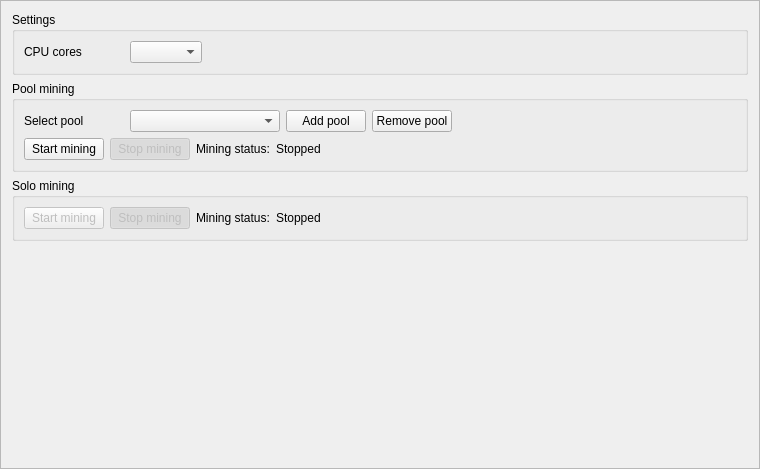
<?xml version="1.0" encoding="UTF-8"?>
<ui version="4.0">
  <class>MiningFrame</class>
  <widget class="QFrame" name="MiningFrame">
    <property name="geometry">
      <rect>
        <x>0</x>
        <y>0</y>
        <width>760</width>
        <height>469</height>
      </rect>
    </property>
    <property name="windowTitle">
      <string>Frame</string>
    </property>
    <property name="frameShape">
      <enum>QFrame::StyledPanel</enum>
    </property>
    <property name="frameShadow">
      <enum>QFrame::Raised</enum>
    </property>
    <layout class="QGridLayout" name="gridLayout_6">
      <item row="3" column="0">
        <spacer name="verticalSpacer_4">
          <property name="orientation">
            <enum>Qt::Vertical</enum>
          </property>
          <property name="sizeHint" stdset="0">
            <size>
              <width>20</width>
              <height>40</height>
            </size>
          </property>
        </spacer>
      </item>
      <item row="1" column="0">
        <widget class="QGroupBox" name="groupBox">
          <property name="title">
            <string>Pool mining</string>
          </property>
          <layout class="QGridLayout" name="gridLayout_3">
            <item row="0" column="1">
              <widget class="QComboBox" name="m_poolCombo">
                <property name="minimumSize">
                  <size>
                    <width>150</width>
                    <height>0</height>
                  </size>
                </property>
                <property name="editable">
                  <bool>false</bool>
                </property>
              </widget>
            </item>
            <item row="0" column="4">
              <spacer name="horizontalSpacer_5">
                <property name="orientation">
                  <enum>Qt::Horizontal</enum>
                </property>
                <property name="sizeHint" stdset="0">
                  <size>
                    <width>422</width>
                    <height>20</height>
                  </size>
                </property>
              </spacer>
            </item>
            <item row="0" column="2">
              <widget class="QPushButton" name="m_addPoolButton">
                <property name="text">
                  <string>Add pool</string>
                </property>
                <property name="icon">
                  <iconset resource="../../resources.qrc">
                    <normaloff>:/icons/add</normaloff>:/icons/add
                  </iconset>
                </property>
              </widget>
            </item>
            <item row="0" column="0">
              <widget class="QLabel" name="label">
                <property name="minimumSize">
                  <size>
                    <width>100</width>
                    <height>0</height>
                  </size>
                </property>
                <property name="text">
                  <string>Select pool</string>
                </property>
              </widget>
            </item>
            <item row="1" column="0" colspan="5">
              <layout class="QGridLayout" name="gridLayout_2">
                <item row="0" column="4">
                  <spacer name="horizontalSpacer">
                    <property name="orientation">
                      <enum>Qt::Horizontal</enum>
                    </property>
                    <property name="sizeHint" stdset="0">
                      <size>
                        <width>40</width>
                        <height>20</height>
                      </size>
                    </property>
                  </spacer>
                </item>
                <item row="0" column="0">
                  <widget class="QPushButton" name="m_startButton">
                    <property name="text">
                      <string>Start mining</string>
                    </property>
                    <property name="checkable">
                      <bool>true</bool>
                    </property>
                    <attribute name="buttonGroup">
                      <string notr="true">m_miningButtonGroup</string>
                    </attribute>
                  </widget>
                </item>
                <item row="0" column="1">
                  <widget class="QPushButton" name="m_stopButton">
                    <property name="enabled">
                      <bool>false</bool>
                    </property>
                    <property name="text">
                      <string>Stop mining</string>
                    </property>
                    <property name="checkable">
                      <bool>true</bool>
                    </property>
                    <property name="checked">
                      <bool>true</bool>
                    </property>
                    <attribute name="buttonGroup">
                      <string notr="true">m_miningButtonGroup</string>
                    </attribute>
                  </widget>
                </item>
                <item row="0" column="3">
                  <widget class="QLabel" name="m_poolLabel">
                    <property name="text">
                      <string>Stopped</string>
                    </property>
                  </widget>
                </item>
                <item row="0" column="2">
                  <widget class="QLabel" name="label_3">
                    <property name="text">
                      <string>Mining status:</string>
                    </property>
                  </widget>
                </item>
              </layout>
            </item>
            <item row="0" column="3">
              <widget class="QPushButton" name="m_delPoolButton">
                <property name="text">
                  <string>Remove pool</string>
                </property>
                <property name="icon">
                  <iconset resource="../../resources.qrc">
                    <normaloff>:/icons/remove</normaloff>:/icons/remove
                  </iconset>
                </property>
              </widget>
            </item>
          </layout>
          <zorder>m_poolCombo</zorder>
          <zorder>label</zorder>
          <zorder>m_addPoolButton</zorder>
          <zorder>m_delPoolButton</zorder>
        </widget>
      </item>
      <item row="0" column="0">
        <widget class="QGroupBox" name="groupBox_3">
          <property name="title">
            <string>Settings</string>
          </property>
          <layout class="QGridLayout" name="gridLayout">
            <item row="0" column="0">
              <widget class="QLabel" name="label_2">
                <property name="minimumSize">
                  <size>
                    <width>100</width>
                    <height>0</height>
                  </size>
                </property>
                <property name="text">
                  <string>CPU cores</string>
                </property>
              </widget>
            </item>
            <item row="0" column="1">
              <widget class="QComboBox" name="m_cpuCombo"/>
            </item>
            <item row="0" column="2">
              <spacer name="horizontalSpacer_3">
                <property name="orientation">
                  <enum>Qt::Horizontal</enum>
                </property>
                <property name="sizeHint" stdset="0">
                  <size>
                    <width>587</width>
                    <height>20</height>
                  </size>
                </property>
              </spacer>
            </item>
          </layout>
        </widget>
      </item>
      <item row="2" column="0">
        <widget class="QGroupBox" name="groupBox_2">
          <property name="minimumSize">
            <size>
              <width>0</width>
              <height>0</height>
            </size>
          </property>
          <property name="title">
            <string>Solo mining</string>
          </property>
          <layout class="QGridLayout" name="gridLayout_4">
            <item row="0" column="4">
              <spacer name="horizontalSpacer_2">
                <property name="orientation">
                  <enum>Qt::Horizontal</enum>
                </property>
                <property name="sizeHint" stdset="0">
                  <size>
                    <width>555</width>
                    <height>20</height>
                  </size>
                </property>
              </spacer>
            </item>
            <item row="0" column="1">
              <widget class="QPushButton" name="m_stopSolo">
                <property name="enabled">
                  <bool>false</bool>
                </property>
                <property name="text">
                  <string>Stop mining</string>
                </property>
                <property name="checkable">
                  <bool>true</bool>
                </property>
                <property name="checked">
                  <bool>true</bool>
                </property>
                <attribute name="buttonGroup">
                  <string notr="true">m_soloButtonGroup</string>
                </attribute>
              </widget>
            </item>
            <item row="0" column="0">
              <widget class="QPushButton" name="m_startSolo">
                <property name="enabled">
                  <bool>false</bool>
                </property>
                <property name="text">
                  <string>Start mining</string>
                </property>
                <property name="checkable">
                  <bool>true</bool>
                </property>
                <attribute name="buttonGroup">
                  <string notr="true">m_soloButtonGroup</string>
                </attribute>
              </widget>
            </item>
            <item row="0" column="3">
              <widget class="QLabel" name="m_soloLabel">
                <property name="text">
                  <string>Stopped</string>
                </property>
              </widget>
            </item>
            <item row="0" column="2">
              <widget class="QLabel" name="label_4">
                <property name="text">
                  <string>Mining status:</string>
                </property>
              </widget>
            </item>
          </layout>
        </widget>
      </item>
    </layout>
  </widget>
  <resources>
    <include location="../../resources.qrc"/>
  </resources>
  <connections>
    <connection>
      <sender>m_startButton</sender>
      <signal>toggled(bool)</signal>
      <receiver>m_startButton</receiver>
      <slot>setDisabled(bool)</slot>
      <hints>
        <hint type="sourcelabel">
          <x>71</x>
          <y>117</y>
        </hint>
        <hint type="destinationlabel">
          <x>71</x>
          <y>117</y>
        </hint>
      </hints>
    </connection>
    <connection>
      <sender>m_stopButton</sender>
      <signal>toggled(bool)</signal>
      <receiver>m_stopButton</receiver>
      <slot>setDisabled(bool)</slot>
      <hints>
        <hint type="sourcelabel">
          <x>194</x>
          <y>117</y>
        </hint>
        <hint type="destinationlabel">
          <x>194</x>
          <y>117</y>
        </hint>
      </hints>
    </connection>
    <connection>
      <sender>m_miningButtonGroup</sender>
      <signal>buttonClicked(QAbstractButton*)</signal>
      <receiver>MiningFrame</receiver>
      <slot>startStopClicked(QAbstractButton*)</slot>
      <hints>
        <hint type="sourcelabel">
          <x>-1</x>
          <y>-1</y>
        </hint>
        <hint type="destinationlabel">
          <x>379</x>
          <y>234</y>
        </hint>
      </hints>
    </connection>
    <connection>
      <sender>m_soloButtonGroup</sender>
      <signal>buttonClicked(QAbstractButton*)</signal>
      <receiver>MiningFrame</receiver>
      <slot>startStopSoloClicked(QAbstractButton*)</slot>
      <hints>
        <hint type="sourcelabel">
          <x>-1</x>
          <y>-1</y>
        </hint>
        <hint type="destinationlabel">
          <x>379</x>
          <y>234</y>
        </hint>
      </hints>
    </connection>
    <connection>
      <sender>m_addPoolButton</sender>
      <signal>clicked()</signal>
      <receiver>MiningFrame</receiver>
      <slot>addPoolClicked()</slot>
      <hints>
        <hint type="sourcelabel">
          <x>380</x>
          <y>29</y>
        </hint>
        <hint type="destinationlabel">
          <x>379</x>
          <y>234</y>
        </hint>
      </hints>
    </connection>
    <connection>
      <sender>m_startSolo</sender>
      <signal>toggled(bool)</signal>
      <receiver>m_startSolo</receiver>
      <slot>setDisabled(bool)</slot>
      <hints>
        <hint type="sourcelabel">
          <x>58</x>
          <y>186</y>
        </hint>
        <hint type="destinationlabel">
          <x>58</x>
          <y>186</y>
        </hint>
      </hints>
    </connection>
    <connection>
      <sender>m_stopSolo</sender>
      <signal>toggled(bool)</signal>
      <receiver>m_stopSolo</receiver>
      <slot>setDisabled(bool)</slot>
      <hints>
        <hint type="sourcelabel">
          <x>139</x>
          <y>186</y>
        </hint>
        <hint type="destinationlabel">
          <x>139</x>
          <y>186</y>
        </hint>
      </hints>
    </connection>
    <connection>
      <sender>m_poolCombo</sender>
      <signal>currentIndexChanged(QString)</signal>
      <receiver>MiningFrame</receiver>
      <slot>currentPoolChanged()</slot>
      <hints>
        <hint type="sourcelabel">
          <x>200</x>
          <y>103</y>
        </hint>
        <hint type="destinationlabel">
          <x>379</x>
          <y>234</y>
        </hint>
      </hints>
    </connection>
    <connection>
      <sender>m_delPoolButton</sender>
      <signal>clicked()</signal>
      <receiver>MiningFrame</receiver>
      <slot>removePoolClicked()</slot>
      <hints>
        <hint type="sourcelabel">
          <x>407</x>
          <y>103</y>
        </hint>
        <hint type="destinationlabel">
          <x>379</x>
          <y>234</y>
        </hint>
      </hints>
    </connection>
    <connection>
      <sender>m_cpuCombo</sender>
      <signal>currentIndexChanged(QString)</signal>
      <receiver>MiningFrame</receiver>
      <slot>setMiningThreads()</slot>
      <hints>
        <hint type="sourcelabel">
          <x>160</x>
          <y>42</y>
        </hint>
        <hint type="destinationlabel">
          <x>379</x>
          <y>234</y>
        </hint>
      </hints>
    </connection>
  </connections>
  <slots>
    <slot>startStopClicked(QAbstractButton*)</slot>
    <slot>startStopSoloClicked(QAbstractButton*)</slot>
    <slot>addPoolClicked()</slot>
  </slots>
  <buttongroups>
    <buttongroup name="m_miningButtonGroup"/>
    <buttongroup name="m_soloButtonGroup"/>
  </buttongroups>
</ui>
